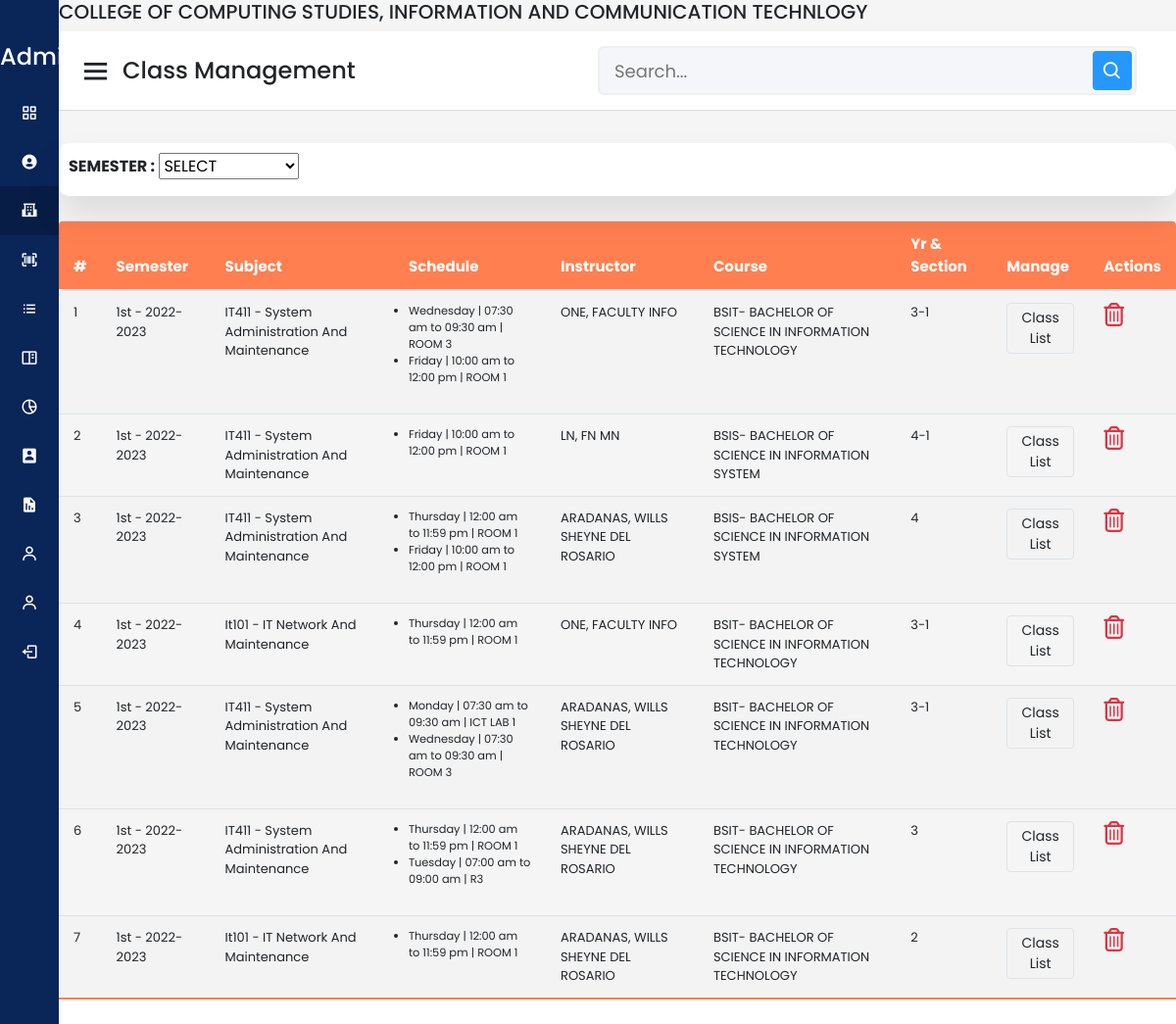
/enroll.php (signed in), run on the app's committed database.
### tables this page shows
CREATE TABLE `classes` (
  `class_id` int(11) NOT NULL AUTO_INCREMENT,
  `semester_id` int(11) DEFAULT NULL,
  `subject_id` int(11) DEFAULT NULL,
  `schedules` varchar(255) DEFAULT NULL,
  `instructor_id` int(11) DEFAULT NULL,
  `course_id` int(11) DEFAULT NULL,
  `yr_and_section` varchar(255) DEFAULT NULL,
  `is_deleted` tinyint(4) DEFAULT 0,
  `is_archived` tinyint(4) DEFAULT 0,
  PRIMARY KEY (`class_id`)
);

CREATE TABLE `tblsemester` (
  `id` int(11) NOT NULL AUTO_INCREMENT,
  `semester_code` varchar(50) NOT NULL,
  `semester_description` varchar(50) NOT NULL,
  `semester_year` varchar(255) NOT NULL,
  `is_active` tinyint(1) NOT NULL DEFAULT 0,
  `is_deleted` tinyint(1) NOT NULL DEFAULT 0,
  PRIMARY KEY (`id`)
);

CREATE TABLE `tblsubject` (
  `id` int(11) NOT NULL AUTO_INCREMENT,
  `subject_code` varchar(50) NOT NULL,
  `subject_description` varchar(50) NOT NULL,
  `fk_semester_id` int(11) NOT NULL,
  `is_deleted` tinyint(1) NOT NULL DEFAULT 0,
  PRIMARY KEY (`id`),
  KEY `semesterID` (`fk_semester_id`),
  CONSTRAINT `semesterID` FOREIGN KEY (`fk_semester_id`) REFERENCES `tblsemester` (`id`)
);

CREATE TABLE `schedules` (
  `schedule_id` int(11) NOT NULL AUTO_INCREMENT,
  `subject_id` int(11) DEFAULT NULL,
  `day_of_the_week` enum('Monday','Tuesday','Wednesday','Thursday','Friday','Saturday') DEFAULT NULL,
  `start_time` time DEFAULT NULL,
  `end_time` time DEFAULT NULL,
  `room_details` varchar(255) DEFAULT NULL,
  `semester_id` int(11) DEFAULT NULL,
  `is_deleted` tinyint(4) DEFAULT 0,
  `is_archived` tinyint(4) DEFAULT 0,
  PRIMARY KEY (`schedule_id`)
);

CREATE TABLE `tblinstructor` (
  `id` int(11) NOT NULL AUTO_INCREMENT,
  `employee_number` int(11) NOT NULL,
  `fname` varchar(50) NOT NULL,
  `mname` varchar(50) NOT NULL,
  `lname` varchar(50) NOT NULL,
  `password` varchar(50) NOT NULL,
  `date_created` date NOT NULL DEFAULT current_timestamp(),
  `user_type` varchar(50) NOT NULL,
  `is_deleted` tinyint(1) NOT NULL DEFAULT 0,
  PRIMARY KEY (`id`)
);

CREATE TABLE `tblcourse` (
  `id` int(11) NOT NULL AUTO_INCREMENT,
  `coursecode` varchar(50) NOT NULL,
  `coursedescription` varchar(50) NOT NULL,
  `is_deleted` tinyint(1) NOT NULL DEFAULT 0,
  PRIMARY KEY (`id`)
);

### enroll.php (the view, shortened to what this page needs)
<?php
include('config/config.php');
include('header.php');
$stmt   = $conn->prepare("SELECT * FROM classes WHERE is_deleted = false AND is_archived = false");
$stmt->execute();
$result = $stmt->get_result();
?>
<div class="container-fluid p-0">
<div class="sidebar">
    <div class="logo-details">
      <span class="logo_name">&nbsp;&nbsp;&nbsp;&nbsp;&nbsp; Administrator</span>
    </div>
  </div>
  <section class="home-section">
    <div class="header">
      <h5>COLLEGE OF COMPUTING STUDIES, INFORMATION AND COMMUNICATION TECHNLOGY</h5>
    </div>
    <nav>
        <div class="sidebar-button">
        <i class="bx bx-menu sidebarBtn"></i>
        <span class="dashboard">Class Management </span>
        </div>
        <div class="search-box">
                <input type="text" placeholder="Search..." />
                <i class="bx bx-search"></i>
        </div>
    </nav>
<div class="home-content mt-0 attendance">
    <div class="container attendance-list">
        <label for="semester_id">SEMESTER :</label>
        <select name="semester_id" id="semester_id">
            <option value="" selected>SELECT</option>
        </select>
    </div>
</div>
    <section class="attendance">
      <div class="">
        <table class="table table-sm table-condensed">
          <thead>
            <tr>
              <th>#</th>
              <th>Semester</th>
              <th>Subject</th>
              <th>Schedule</th>
              <th>Instructor</th>
              <th>Course</th>
              <th>Yr &amp; Section</th>
              <th>Manage</th>
              <th>Actions</th>
            </tr>
          </thead>
          <tbody>
            <?php if(mysqli_num_rows($result) > 0):?>
                <?php foreach($result as $key => $row):
                    $semester = mysqli_fetch_array(mysqli_query($conn, "SELECT * FROM tblsemester WHERE id = '".$row['semester_id']."'"));
                    $subject = mysqli_fetch_array(mysqli_query($conn, "SELECT * FROM tblsubject WHERE id = '".$row['subject_id']."'"));
                    $instructor_r = mysqli_query($conn, "SELECT * FROM tblinstructor WHERE id = '".$row['instructor_id']."'");
                    $instructor = mysqli_fetch_array($instructor_r);
                    $course_r = mysqli_query($conn, "SELECT * FROM tblcourse WHERE id = '".$row['course_id']."'");
                    $course = mysqli_fetch_array($course_r);
                ?>
                    <tr style="font-size:13px;">
                        <td><?=$key + 1?></td>
                        <td><?=$semester['semester_code']?> - <?=$semester['semester_year']?></td>
                        <td><?=$subject['subject_code']?> - <?=$subject['subject_description']?></td>
                        <td>
                            <ul class="small">
                            <?php
                                $schedule = json_decode($row['schedules']);
                                foreach($schedule as $sched){
                                    $sch = mysqli_fetch_array(mysqli_query($conn, "SELECT * FROM schedules WHERE schedule_id = '".$sched."'"));
                                    ?>
                                    <li style="text-transform:none;">
                                    <?=$sch['day_of_the_week']?> | <?=date('h:i a', strtotime($sch['start_time']))?> to <?=date('h:i a', strtotime($sch['end_time']))?> |
                                    <?=strtoupper($sch['room_details'])?>
                                    </li>
                                    <?php
                                }
                            ?>
                            </ul>
                        </td>
                        <td>
                            <?php if(mysqli_num_rows($instructor_r) > 0):?>
                                <?=strtoupper($instructor['lname'].', '.$instructor['fname'].' '.$instructor['mname'])?>
                            <?php else:?>
                                No Instuctor
                            <?php endif;?>
                        </td>
                        <td>
                            <?php if(mysqli_num_rows($course_r) > 0):?>
                                <?=strtoupper($course['coursecode'].'- '.$course['coursedescription'])?>
                            <?php else:?>
                                No Course
                            <?php endif;?>
                        </td>
                        <td><?=$row['yr_and_section']?></td>
                        <td>
                            <a href="enroll_class_list.php?id=<?=$row['class_id']?>"
                             class="btn btn-sm border rounded small">
                                Class List
                            </a>
                        </td>
                        <td>
                            <a href="#" class="delete"
                             data-class_id="<?=$row['class_id']?>">
                                <i class="far fa-trash-alt text-danger h4"></i>
                            </a>
                        </td>
                    </tr>
                <?php endforeach;?>
            <?php else:?>
            <?php endif;?>
          </tbody>
        </table>
      </div>
    </section>
</section>
</div>
<?php include('footer.php');?>

### css/sidebar.css (style rules this page uses)
* { margin: 0; padding: 0; box-sizing: border-box; font-family: 'Poppins', sans-serif; }
.sidebar { position: fixed; height: 100%; width: 240px; background: #0A2558; transition: all 0.5s ease; }
.sidebar .logo-details { height: 80px; display: flex; align-items: center; }
.sidebar .logo-details .logo_name { color: #fff; font-size: 24px; font-weight: 500; }
.home-section { position: relative; background: #f5f5f5; min-height: 100vh; width: calc(100% - 240px); left: 240px; transition: all 0.5s ease; }
.home-section nav { display: flex; justify-content: space-between; height: 80px; background: #fff; display: flex; align-items: center; position: fixed; width: calc(100% - 240px); left: 240px; z-index: 100; padding: 0 20px; box-shadow: 0 1px 1px rgba(0, 0, 0, 0.1); transition: all 0.5s ease; }
.home-section nav .sidebar-button { display: flex; align-items: center; font-size: 24px; font-weight: 500; }
nav .sidebar-button i { font-size: 35px; margin-right: 10px; }
.home-section nav .search-box { position: relative; height: 50px; max-width: 550px; width: 100%; margin: 0 20px; }
nav .search-box input { height: 100%; width: 100%; outline: none; background: #F5F6FA; border: 2px solid #EFEEF1; border-radius: 6px; font-size: 18px; padding: 0 15px; }
nav .search-box .bx-search { position: absolute; height: 40px; width: 40px; background: #2697FF; right: 5px; top: 50%; transform: translateY(-50%); border-radius: 4px; line-height: 40px; text-align: center; color: #fff; font-size: 22px; transition: all 0.4 ease; }
.home-section .home-content { position: relative; padding-top: 104px; }
.attendance { margin-top: 20px; text-transform: capitalize; }
.attendance-list { width: 100%; padding: 10px; margin-top: 10px; background: #fff; border-radius: 10px; box-shadow: 0 20px 35px rgba(0, 0, 0, 0.1); }
.table { border-collapse: collapse; margin: 25px 0; font-size: 15px; min-width: 100%; overflow: hidden; border-radius: 5px 5px 0 0; }
table thead tr { color: #fff; background: coral; text-align: left; font-weight: bold; }
.table th, .table td { padding: 12px 15px; }
.table tbody tr { border-bottom: 1px solid #ddd; }
.table tbody tr:nth-of-type(odd) { background: #f3f3f3; }
.table tbody tr:last-of-type { border-bottom: 2px solid coral; }
@media (max-width: 1240px) { .sidebar { width: 60px; } }
@media (max-width: 1240px) { .home-section { width: calc(100% - 60px); left: 60px; } }
@media (max-width: 1240px) { .home-section nav { width: calc(100% - 60px); left: 60px; } }

### header.php (style rules this page uses)
label { font-weight:bold !important; }

### data on the page
classes: semester.semester_code "1st", semester.semester_year "2022-2023", subject.subject_code "IT411", subject.subject_description "System Administration And Maintenance", instructor.mname "ONE, FACULTY INFO", course.coursedescription "BSIT- BACHELOR OF SCIENCE IN INFORMATION TECHNOLOGY", yr_and_section "3-1"
schedules: day_of_the_week "Wednesday", start_time "07:30 am", end_time "09:30 am", room_details "ROOM 3"
schedules: day_of_the_week "Friday", start_time "10:00 am", end_time "12:00 pm", room_details "ROOM 1"
classes: semester.semester_code "1st", semester.semester_year "2022-2023", subject.subject_code "IT411", subject.subject_description "System Administration And Maintenance", instructor.mname "LN, FN MN", course.coursedescription "BSIS- BACHELOR OF SCIENCE IN INFORMATION SYSTEM", yr_and_section "4-1"
classes: semester.semester_code "1st", semester.semester_year "2022-2023", subject.subject_code "IT411", subject.subject_description "System Administration And Maintenance", instructor.mname "ARADANAS, WILLS SHEYNE DEL ROSARIO", course.coursedescription "BSIS- BACHELOR OF SCIENCE IN INFORMATION SYSTEM", yr_and_section "4"
schedules: day_of_the_week "Thursday", start_time "12:00 am", end_time "11:59 pm", room_details "ROOM 1"
classes: semester.semester_code "1st", semester.semester_year "2022-2023", subject.subject_code "It101", subject.subject_description "IT Network And Maintenance", instructor.mname "ONE, FACULTY INFO", course.coursedescription "BSIT- BACHELOR OF SCIENCE IN INFORMATION TECHNOLOGY", yr_and_section "3-1"
schedules: day_of_the_week "Thursday", start_time "12:00 am", end_time "11:59 pm", room_details "ROOM 1"
classes: semester.semester_code "1st", semester.semester_year "2022-2023", subject.subject_code "IT411", subject.subject_description "System Administration And Maintenance", instructor.mname "ARADANAS, WILLS SHEYNE DEL ROSARIO", course.coursedescription "BSIT- BACHELOR OF SCIENCE IN INFORMATION TECHNOLOGY", yr_and_section "3-1"
schedules: day_of_the_week "Monday", start_time "07:30 am", end_time "09:30 am", room_details "ICT LAB 1"
classes: semester.semester_code "1st", semester.semester_year "2022-2023", subject.subject_code "IT411", subject.subject_description "System Administration And Maintenance", instructor.mname "ARADANAS, WILLS SHEYNE DEL ROSARIO", course.coursedescription "BSIT- BACHELOR OF SCIENCE IN INFORMATION TECHNOLOGY", yr_and_section "3"
schedules: day_of_the_week "Tuesday", start_time "07:00 am", end_time "09:00 am", room_details "R3"
classes: semester.semester_code "1st", semester.semester_year "2022-2023", subject.subject_code "It101", subject.subject_description "IT Network And Maintenance", instructor.mname "ARADANAS, WILLS SHEYNE DEL ROSARIO", course.coursedescription "BSIT- BACHELOR OF SCIENCE IN INFORMATION TECHNOLOGY", yr_and_section "2"
